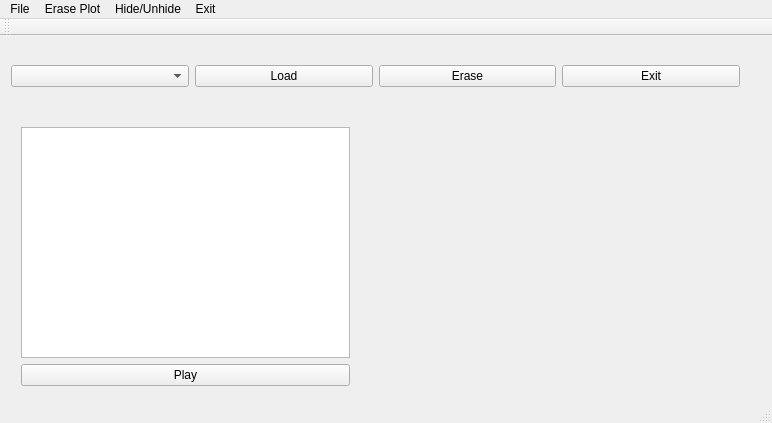
<?xml version="1.0" encoding="UTF-8"?>
<ui version="4.0">
 <class>MainWindow</class>
 <widget class="QMainWindow" name="MainWindow">
  <property name="geometry">
   <rect>
    <x>0</x>
    <y>0</y>
    <width>772</width>
    <height>423</height>
   </rect>
  </property>
  <property name="windowTitle">
   <string>MainWindow</string>
  </property>
  <widget class="QWidget" name="centralWidget">
   <widget class="QCustomPlot" name="customPlot" native="true">
    <property name="geometry">
     <rect>
      <x>380</x>
      <y>70</y>
      <width>371</width>
      <height>291</height>
     </rect>
    </property>
   </widget>
   <widget class="QWidget" name="layoutWidget">
    <property name="geometry">
     <rect>
      <x>0</x>
      <y>10</y>
      <width>751</width>
      <height>60</height>
     </rect>
    </property>
    <layout class="QGridLayout" name="gridLayout">
     <item row="0" column="0">
      <layout class="QHBoxLayout" name="horizontalLayout">
       <item>
        <widget class="QComboBox" name="comboBox"/>
       </item>
       <item>
        <widget class="QPushButton" name="loadBtn">
         <property name="text">
          <string>Load</string>
         </property>
        </widget>
       </item>
       <item>
        <widget class="QPushButton" name="clearBtn">
         <property name="text">
          <string>Erase</string>
         </property>
        </widget>
       </item>
       <item>
        <widget class="QPushButton" name="exitBtn">
         <property name="text">
          <string>Exit</string>
         </property>
        </widget>
       </item>
      </layout>
     </item>
    </layout>
   </widget>
   <widget class="QWidget" name="">
    <property name="geometry">
     <rect>
      <x>10</x>
      <y>80</y>
      <width>351</width>
      <height>281</height>
     </rect>
    </property>
    <layout class="QVBoxLayout" name="verticalLayout">
     <item>
      <widget class="QGraphicsView" name="graphicsView"/>
     </item>
     <item>
      <widget class="QPushButton" name="playBtn">
       <property name="text">
        <string>Play</string>
       </property>
      </widget>
     </item>
    </layout>
   </widget>
  </widget>
  <widget class="QToolBar" name="mainToolBar">
   <attribute name="toolBarArea">
    <enum>TopToolBarArea</enum>
   </attribute>
   <attribute name="toolBarBreak">
    <bool>false</bool>
   </attribute>
  </widget>
  <widget class="QStatusBar" name="statusBar"/>
  <widget class="QMenuBar" name="menuBar">
   <property name="geometry">
    <rect>
     <x>0</x>
     <y>0</y>
     <width>772</width>
     <height>22</height>
    </rect>
   </property>
   <widget class="QMenu" name="menuasfsafa">
    <property name="title">
     <string>File</string>
    </property>
    <addaction name="actionLoad_Configuration"/>
   </widget>
   <widget class="QMenu" name="menuErase_Plot">
    <property name="title">
     <string>Erase Plot</string>
    </property>
   </widget>
   <widget class="QMenu" name="menuHide_Unhide">
    <property name="title">
     <string>Hide/Unhide</string>
    </property>
    <addaction name="actionHide_Speedometer"/>
    <addaction name="actionHide_Plot_2D"/>
   </widget>
   <widget class="QMenu" name="menuExit">
    <property name="title">
     <string>Exit</string>
    </property>
   </widget>
   <addaction name="menuasfsafa"/>
   <addaction name="menuErase_Plot"/>
   <addaction name="menuHide_Unhide"/>
   <addaction name="menuExit"/>
  </widget>
  <action name="actionLoad_Configuration">
   <property name="text">
    <string>Load Configuration</string>
   </property>
  </action>
  <action name="actionHide_Speedometer">
   <property name="text">
    <string>Hide Speedometer</string>
   </property>
  </action>
  <action name="actionHide_Plot_2D">
   <property name="text">
    <string>Hide Plot 2D</string>
   </property>
  </action>
 </widget>
 <layoutdefault spacing="6" margin="11"/>
 <customwidgets>
  <customwidget>
   <class>QCustomPlot</class>
   <extends>QWidget</extends>
   <header>qcustomplot.h</header>
   <container>1</container>
  </customwidget>
 </customwidgets>
 <resources/>
 <connections/>
</ui>
